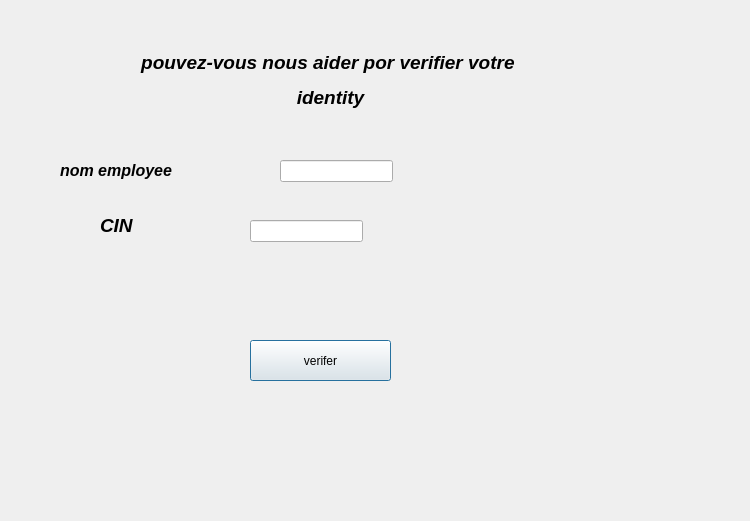
<?xml version="1.0" encoding="UTF-8"?>
<ui version="4.0">
 <class>mdp</class>
 <widget class="QDialog" name="mdp">
  <property name="geometry">
   <rect>
    <x>0</x>
    <y>0</y>
    <width>750</width>
    <height>521</height>
   </rect>
  </property>
  <property name="windowTitle">
   <string>Dialog</string>
  </property>
  <widget class="QLabel" name="label">
   <property name="geometry">
    <rect>
     <x>40</x>
     <y>40</y>
     <width>581</width>
     <height>81</height>
    </rect>
   </property>
   <property name="text">
    <string>&lt;html&gt;&lt;head/&gt;&lt;body&gt;&lt;p align=&quot;center&quot;&gt;&lt;span style=&quot; font-size:14pt; font-weight:600; font-style:italic;&quot;&gt;pouvez-vous nous aider por verifier votre &lt;/span&gt;&lt;/p&gt;&lt;p align=&quot;center&quot;&gt;&lt;span style=&quot; font-size:14pt; font-weight:600; font-style:italic;&quot;&gt;identity&lt;/span&gt;&lt;/p&gt;&lt;/body&gt;&lt;/html&gt;</string>
   </property>
  </widget>
  <widget class="QLabel" name="label_2">
   <property name="geometry">
    <rect>
     <x>60</x>
     <y>150</y>
     <width>151</width>
     <height>41</height>
    </rect>
   </property>
   <property name="text">
    <string>&lt;html&gt;&lt;head/&gt;&lt;body&gt;&lt;p&gt;&lt;span style=&quot; font-size:12pt; font-weight:600; font-style:italic;&quot;&gt;nom employee&lt;/span&gt;&lt;/p&gt;&lt;/body&gt;&lt;/html&gt;</string>
   </property>
  </widget>
  <widget class="QLabel" name="label_3">
   <property name="geometry">
    <rect>
     <x>100</x>
     <y>210</y>
     <width>91</width>
     <height>31</height>
    </rect>
   </property>
   <property name="text">
    <string>&lt;html&gt;&lt;head/&gt;&lt;body&gt;&lt;p&gt;&lt;span style=&quot; font-size:14pt; font-weight:600; font-style:italic;&quot;&gt;CIN&lt;/span&gt;&lt;/p&gt;&lt;/body&gt;&lt;/html&gt;</string>
   </property>
  </widget>
  <widget class="QLineEdit" name="le_name">
   <property name="geometry">
    <rect>
     <x>280</x>
     <y>160</y>
     <width>113</width>
     <height>22</height>
    </rect>
   </property>
  </widget>
  <widget class="QLineEdit" name="le_cin">
   <property name="geometry">
    <rect>
     <x>250</x>
     <y>220</y>
     <width>113</width>
     <height>22</height>
    </rect>
   </property>
  </widget>
  <widget class="QPushButton" name="pushButton">
   <property name="geometry">
    <rect>
     <x>250</x>
     <y>340</y>
     <width>141</width>
     <height>41</height>
    </rect>
   </property>
   <property name="text">
    <string>verifer</string>
   </property>
  </widget>
 </widget>
 <resources/>
 <connections/>
</ui>
